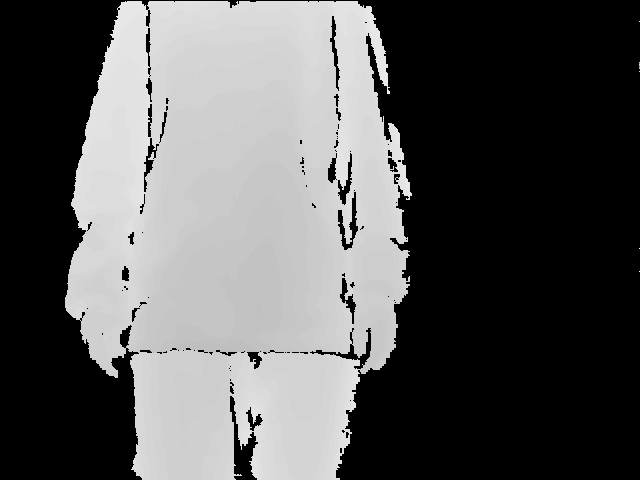
#> input picture customDataset/0504_0007_80/007804_0002_1777824469556023_1777824469556023_Depth_640x480.png, 640 x 480 px; its folder holds only this picture in this run
$ jupyter execute 03_custom_depth_arm_boxes.ipynb
#> lines starting #> are read from the running program, lines starting #| are printed output that depends on the picture; after the words box and inside, x2 and y2 are one past the last pixel; in counts of white or black regions, pixels touching at a corner belong together
# Custom Dataset Depth Map Arm Boxes

This notebook first segments the whole user from the depth map, derives a tight full-user bounding box, and then places two slim arm boxes from that geometry.

The dataset does not provide per-frame boxes, so the notebook uses the foreground silhouette as a depth-only fallback. If you already have a reliable person detector, you can swap that in and keep the arm-box geometry unchanged.

---
## 1. Imports and helpers

The helper functions below discover a clip, isolate the whole user, estimate a full-user box, and place two slim arm boxes from it.

[cell 1]
import json
import sys
from pathlib import Path

import matplotlib.patches as patches
import matplotlib.pyplot as plt
import numpy as np
from PIL import Image
from scipy import ndimage as ndi

SRC = Path('..') / 'src'
if str(SRC.resolve()) not in sys.path:
    sys.path.insert(0, str(SRC.resolve()))

from config import DEPTH_RAW_H, DEPTH_RAW_W

plt.rcParams['figure.dpi'] = 120
plt.rcParams['image.cmap'] = 'plasma'

DATA_ROOT = Path('..') / 'customDataset'
DEFAULT_CLIP = DATA_ROOT / '0504_2033_90'

USER_CLOSE_ITERATIONS = 2
USER_OPEN_ITERATIONS = 1
USER_MORPH_SIZE = 5
USER_TOP_CROP_FRAC = 0.20
USER_BOTTOM_TRIM_FRAC = 0.02
ARM_LATERAL_OFFSET_FRAC = 0.28
ARM_BOX_WIDTH_FRAC = 0.33
ARM_BOX_MIN_WIDTH = 24
ARM_BOX_MAX_WIDTH = 120
HAND_CLOSE_PERCENTILE = 8
HAND_MIN_PIXELS = 160 # change this
HAND_MORPH_SIZE = 3
HAND_CENTER_STRIP_FRAC = 0.18
HAND_MAX_Y_FRAC = 0.85
HAND_EDGE_WEIGHT = 20.0
HAND_CENTER_PENALTY = 15.0
HAND_PAD_X_PX = 4
HAND_PAD_Y_PX = 4
ARM_PAD_X_PX = 2
ARM_PAD_Y_PX = 2
HAND_NO_DATA_DILATION_PX = 60 # this is to help with cases where the hand is very close to the camera and has a lot of missing depth values


def discover_clip_dirs(root: Path):
    clip_dirs = sorted({p.parent for p in root.rglob('*_Depth_640x480.png')})
    if clip_dirs:
        return clip_dirs
    return sorted({p.parent for p in root.rglob('*.png')})


def load_depth_clip(clip_dir: Path):
    frame_paths = sorted(clip_dir.glob('*_Depth_640x480.png'))
    if not frame_paths:
        frame_paths = sorted(clip_dir.glob('*depth*.png'))
    frames = [np.array(Image.open(path), dtype=np.float32) for path in frame_paths]
#> frames = 1 item
    if not frames:
        raise FileNotFoundError(f'No depth PNGs found in {clip_dir}')
    return np.stack(frames, axis=0), frame_paths


def bbox_from_mask(mask: np.ndarray):
    ys, xs = np.where(mask)
    if len(xs) == 0:
        return None
    x1 = int(xs.min())
    x2 = int(xs.max()) + 1
    y1 = int(ys.min())
    y2 = int(ys.max()) + 1
    return x1, y1, x2, y2


def clamp_bbox(x1, y1, x2, y2, width=DEPTH_RAW_W, height=DEPTH_RAW_H):
    x1 = max(0, min(int(x1), width - 1))
    y1 = max(0, min(int(y1), height - 1))
    x2 = max(x1 + 1, min(int(x2), width))
    y2 = max(y1 + 1, min(int(y2), height))
    return x1, y1, x2, y2


def expand_bbox(bbox, pad_x=ARM_PAD_X_PX, pad_y=ARM_PAD_Y_PX):
    x1, y1, x2, y2 = bbox
    return clamp_bbox(x1 - pad_x, y1 - pad_y, x2 + pad_x, y2 + pad_y)


def otsu_threshold(values: np.ndarray, nbins: int = 256):
    values = values[np.isfinite(values) & (values > 0)]
    if values.size == 0:
        return None

    vmin = float(values.min())
    vmax = float(values.max())
    if vmin == vmax:
        return vmax

    hist, bin_edges = np.histogram(values, bins=min(nbins, max(2, int(vmax - vmin) + 1)), range=(vmin, vmax))
    hist = hist.astype(np.float64)
    if hist.sum() == 0:
        return None

    prob = hist / hist.sum()
    cumulative_prob = np.cumsum(prob)
    bin_centers = (bin_edges[:-1] + bin_edges[1:]) / 2.0
    cumulative_mean = np.cumsum(prob * bin_centers)
    global_mean = cumulative_mean[-1]

    denominator = cumulative_prob * (1.0 - cumulative_prob)
    numerator = (global_mean * cumulative_prob - cumulative_mean) ** 2
    sigma_between = np.divide(numerator, denominator, out=np.zeros_like(numerator), where=denominator > 0)
    best_index = int(np.argmax(sigma_between))
    return float(bin_centers[best_index])


def foreground_mask(depth: np.ndarray):
    valid_mask = np.isfinite(depth) & (depth > 0)
    if not np.any(valid_mask):
        return valid_mask

    threshold = otsu_threshold(depth[valid_mask])
    if threshold is None:
        mask = valid_mask
    else:
        mask = valid_mask & (depth <= threshold)
        if np.count_nonzero(mask) < 500:
            lower_cut = np.percentile(depth[valid_mask], 35)
            mask = valid_mask & (depth <= lower_cut)

    structure = np.ones((USER_MORPH_SIZE, USER_MORPH_SIZE), dtype=bool)
    mask = ndi.binary_closing(mask, structure=structure, iterations=USER_CLOSE_ITERATIONS)
    mask = ndi.binary_opening(mask, structure=structure, iterations=USER_OPEN_ITERATIONS)
    mask = ndi.binary_fill_holes(mask)
    return mask


def largest_connected_component(mask: np.ndarray):
    labels, num_labels = ndi.label(mask)
    if num_labels == 0:
        return mask

    counts = np.bincount(labels.ravel())
    counts[0] = 0
    largest_label = int(counts.argmax())
    return labels == largest_label


def estimate_user_box(depth: np.ndarray):
    mask = foreground_mask(depth)
    user_mask = largest_connected_component(mask)
    user_bbox = bbox_from_mask(user_mask)

    if user_bbox is None:
        return clamp_bbox(0, 0, DEPTH_RAW_W, DEPTH_RAW_H), user_mask

    return user_bbox, user_mask


def make_arm_box(user_bbox, user_center_x, direction):
    x1, y1, x2, y2 = user_bbox
    user_width = x2 - x1
    user_height = y2 - y1

    arm_half_width = int(user_width * ARM_BOX_WIDTH_FRAC / 2)
    arm_half_width = max(ARM_BOX_MIN_WIDTH // 2, min(ARM_BOX_MAX_WIDTH // 2, arm_half_width))

    lateral_offset = max(arm_half_width + 2, int(user_width * ARM_LATERAL_OFFSET_FRAC))
    if direction == 'left':
        anchor_x = int(user_center_x - lateral_offset)
    else:
        anchor_x = int(user_center_x + lateral_offset)

    arm_y1 = y1 + int(user_height * USER_TOP_CROP_FRAC)
    arm_y2 = y2 - int(user_height * USER_BOTTOM_TRIM_FRAC)
    if arm_y2 <= arm_y1:
        arm_y2 = y2

    return clamp_bbox(anchor_x - arm_half_width, arm_y1, anchor_x + arm_half_width, arm_y2)


def estimate_arm_boxes(depth: np.ndarray):
    user_bbox, user_mask = estimate_user_box(depth)
    x1, y1, x2, y2 = user_bbox

    user_center_x = (x1 + x2) / 2.0
    left_box = make_arm_box(user_bbox, user_center_x, 'left')
    right_box = make_arm_box(user_bbox, user_center_x, 'right')

    return expand_bbox(left_box), expand_bbox(right_box), user_bbox, user_mask


def estimate_hand_box(depth: np.ndarray, user_bbox=None, user_mask=None):
    if user_bbox is None or user_mask is None:
        user_bbox, user_mask = estimate_user_box(depth)

    user_values = depth[user_mask]
    user_values = user_values[np.isfinite(user_values) & (user_values > 0)]
    if user_values.size == 0:
        return None, user_bbox, user_mask

    user_x1, user_y1, user_x2, user_y2 = user_bbox
    user_width = max(1, user_x2 - user_x1)
    user_height = max(1, user_y2 - user_y1)
    user_center_x = (user_x1 + user_x2) / 2.0

    close_cut = np.percentile(user_values, HAND_CLOSE_PERCENTILE)
    hand_mask = user_mask & np.isfinite(depth) & (depth > 0) & (depth <= close_cut)

    structure = np.ones((HAND_MORPH_SIZE, HAND_MORPH_SIZE), dtype=bool)
    hand_mask = ndi.binary_closing(hand_mask, structure=structure, iterations=1)
    hand_mask = ndi.binary_opening(hand_mask, structure=structure, iterations=1)
    hand_mask = ndi.binary_fill_holes(hand_mask)

    # Dilate to include nearby no-data pixels (NaN regions from very close hands)
    dilation_structure = np.ones((HAND_NO_DATA_DILATION_PX, HAND_NO_DATA_DILATION_PX), dtype=bool)
    hand_mask_dilated = ndi.binary_dilation(hand_mask, structure=dilation_structure, iterations=1)
    # Expand search to dilated region, but stay within user mask
    hand_mask = hand_mask_dilated & user_mask

    labels, num_labels = ndi.label(hand_mask)
    if num_labels == 0:
        fallback_cut = np.percentile(user_values, 12)
        hand_mask = user_mask & np.isfinite(depth) & (depth > 0) & (depth <= fallback_cut)
        labels, num_labels = ndi.label(hand_mask)

    best_bbox = None
    best_score = None
    for label_idx in range(1, num_labels + 1):
        component = labels == label_idx
        pixel_count = int(component.sum())
        if pixel_count < HAND_MIN_PIXELS:
            continue
        bbox = bbox_from_mask(component)
        if bbox is None:
            continue

        ys, xs = np.where(component)
        centroid_x = float(xs.mean())
        centroid_y = float(ys.mean())
        if centroid_y > user_y1 + user_height * HAND_MAX_Y_FRAC:
            continue

        mean_depth = float(np.mean(depth[component]))
        center_distance = abs(centroid_x - user_center_x) / user_width
        center_penalty = HAND_CENTER_PENALTY if abs(centroid_x - user_center_x) < user_width * HAND_CENTER_STRIP_FRAC else 0.0
        score = (mean_depth + center_penalty - HAND_EDGE_WEIGHT * center_distance, -pixel_count)
        if best_score is None or score < best_score:
            best_score = score
            best_bbox = bbox

    if best_bbox is None:
        return None, user_bbox, user_mask

    return expand_bbox(best_bbox, pad_x=HAND_PAD_X_PX, pad_y=HAND_PAD_Y_PX), user_bbox, user_mask


def plot_arm_boxes(depth: np.ndarray, frame_title: str = ''):
    left_box, right_box, user_box, user_mask = estimate_arm_boxes(depth)
    hand_box, _, _ = estimate_hand_box(depth, user_box, user_mask)
    fig, ax = plt.subplots(figsize=(10, 7))
    ax.imshow(depth, cmap='plasma')

    for bbox, color, label in [
        (user_box, '#FFFFFF', 'user box'),
        (left_box, '#00E5FF', 'left arm box'),
        (right_box, '#FFB000', 'right arm box'),
        (hand_box, '#FF4D4D', 'hand box'),
    ]:
        if bbox is None:
            continue
        x1, y1, x2, y2 = bbox
        rect = patches.Rectangle((x1, y1), x2 - x1, y2 - y1, linewidth=2.2, edgecolor=color, facecolor='none')
        ax.add_patch(rect)
        ax.text(x1, max(0, y1 - 8), label, color=color, fontsize=9, weight='bold', va='bottom')

    ax.set_title(frame_title or 'Depth frame with estimated user, arm, and hand boxes')
    ax.axis('off')
    plt.tight_layout()
    plt.show()
    return left_box, right_box, hand_box, user_box, user_mask


def save_arm_annotations(clip_dir: Path, output_path: Path):
    frames, frame_paths = load_depth_clip(clip_dir)
#> frame_paths = 1 item
    annotations = []
    for frame_path, frame in zip(frame_paths, frames):
        left_box, right_box, user_box, user_mask = estimate_arm_boxes(frame)
        hand_box, _, _ = estimate_hand_box(frame, user_box, user_mask)
        annotations.append({
            'frame': frame_path.name,
            'user_box': list(map(int, user_box)),
            'left_box': list(map(int, left_box)),
            'right_box': list(map(int, right_box)),
            'hand_box': list(map(int, hand_box)) if hand_box is not None else None,
        })
#> this loop made 1 pass
#> pass 1, in foreground_mask, `valid_mask = np.isfinite(depth) & (depth > 0)`:
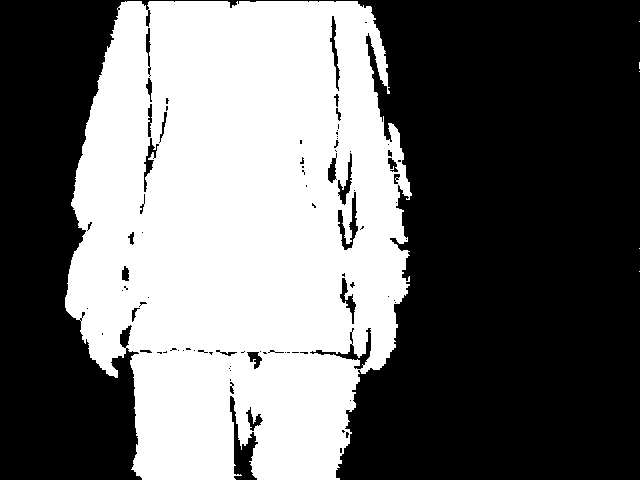
#> valid_mask: shape (480, 640) bool; 42.8% white; 6 white regions (5 under 20 px), largest, box (x1, y1, x2, y2) and area: (65, 1, 412, 480) 131518
#> pass 1, in foreground_mask, `mask = valid_mask & (depth <= threshold)`:
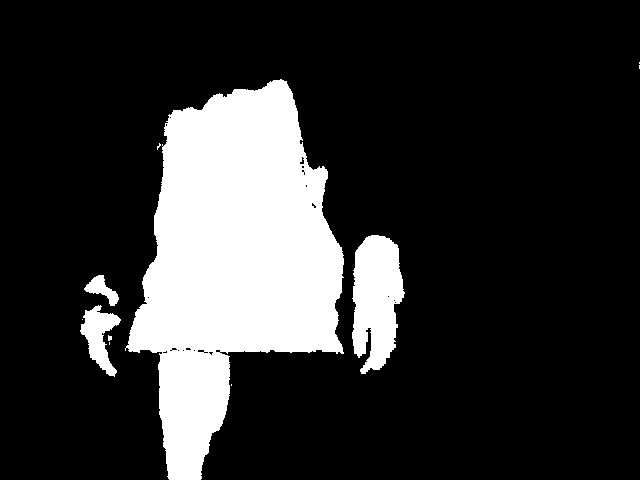
#> mask: shape (480, 640) bool; 19.1% white; 11 white regions (7 under 20 px), largest, box (x1, y1, x2, y2) and area: (125, 79, 344, 480) 51376, (352, 235, 405, 374) 5320, (80, 305, 121, 377) 1385, (84, 275, 119, 306) 463
#> pass 1, in foreground_mask, `mask = ndi.binary_closing(mask, structure=structure, iterations=USER_C..`:
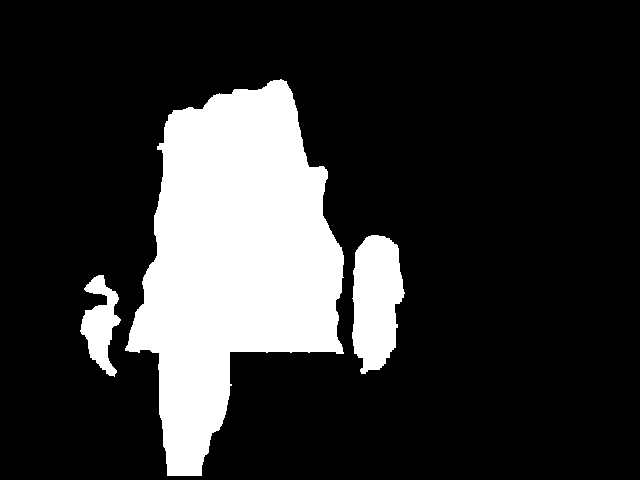
#> mask: shape (480, 640) bool; 19.3% white; 3 white regions, box (x1, y1, x2, y2) and area: (125, 79, 344, 476) 51622, (352, 235, 405, 374) 5528, (80, 275, 121, 377) 2124
#> after the loop, annotations = 1 item
    output_path.write_text(json.dumps({
        'clip_dir': str(clip_dir),
        'annotations': annotations,
    }, indent=2))
    return output_path

[cell 2]
# Batch export annotations for all clips under DATA_ROOT
clip_dirs = discover_clip_dirs(DATA_ROOT)
print(f'Found {len(clip_dirs)} clip folders; exporting annotations...')
for clip_dir in clip_dirs:
    try:
        out_path = Path('..') / 'customDataset' / f'{clip_dir.name}' / f'{clip_dir.name}_arm_boxes.json'
        # if out_path.exists():
        #     print(f'Skipping {clip_dir.name} (output exists)')
        #     continue
        save_arm_annotations(clip_dir, out_path)
        print(f'Saved annotations for {clip_dir.name} to {out_path}')
    except Exception as e:
        print(f'Error processing {clip_dir}: {e}')

---
## 2. Pick a clip and inspect the raw depth sequence

If you want a different sample, change `CLIP_DIR` in the next cell to another folder under `customDataset/`.

[cell 3]
clip_dirs = discover_clip_dirs(DATA_ROOT)
print(f'Found {len(clip_dirs)} clip folders under {DATA_ROOT}')
print('First few clips:')
for path in clip_dirs[:5]:
    print('  ', path)

CLIP_DIR = DEFAULT_CLIP if DEFAULT_CLIP.exists() else clip_dirs[0]
frames, frame_paths = load_depth_clip(CLIP_DIR)
#> frame_paths = 1 item

print(f'\nSelected clip: {CLIP_DIR}')
print(f'Frame count: {len(frames)}')
#| Frame count: 1
print(f'Frame shape: {frames[0].shape}')
#| Frame shape: (480, 640)
print(f'Depth range: [{frames.min():.1f}, {frames.max():.1f}]')
#| Depth range: [0.0, 97.0]

sample_idx = len(frames) // 2
#> sample_idx = 0
fig, ax = plt.subplots(figsize=(10, 7))
ax.imshow(frames[sample_idx], cmap='plasma')
ax.set_title(f'Raw depth frame: {frame_paths[sample_idx].name}')
ax.axis('off')
plt.tight_layout()
plt.show()
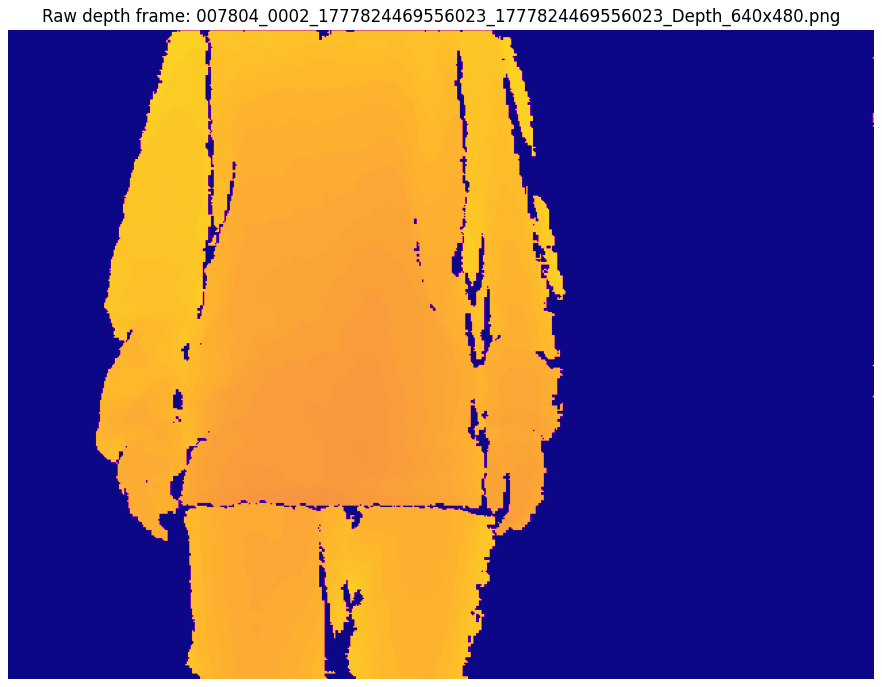
#> figure drawn by matplotlib, 1 panel

# print the text in general_information.txt for the selected clip
general_info_path = CLIP_DIR / 'general_information.txt'
if general_info_path.exists():
    print(f'\nContents of {general_info_path.name}:')
    print(general_info_path.read_text())

---
## 3. Estimate arm and hand boxes from the full-user box

This is the core view: the notebook finds the whole-user box first, then places two slim boxes to the left and right of the box center, trims their upper portion by a fixed ratio, and adds a hand box around the closest foreground region inside the user silhouette.

[cell 4]
frame_idx = min(len(frames) // 3, len(frames) - 1)
#> frame_idx = 0
left_box, right_box, hand_box, user_box, mask = plot_arm_boxes(
    frames[frame_idx],
    frame_title=f'Frame {frame_idx}: {frame_paths[frame_idx].name}'
)
#> in largest_connected_component (call 3), `labels, num_labels = ndi.label(mask)`:
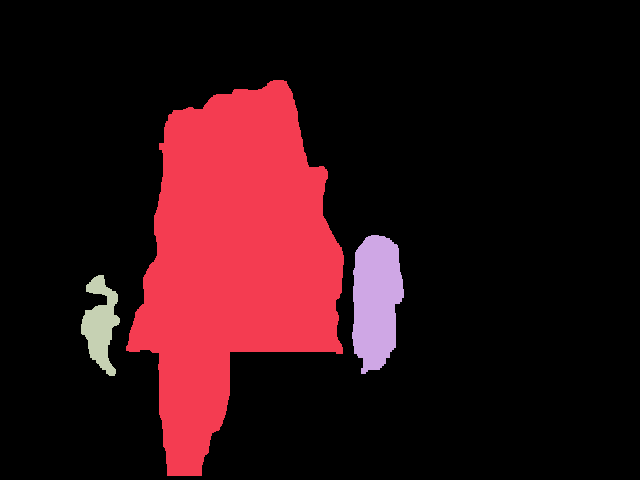
#> labels: shape (480, 640) int32; 4 distinct labels, from 0 to 3; one colour per label, 0 black
#> in largest_connected_component (call 3), `counts = np.bincount(labels.ravel())`: counts = [247990, 51589, 5514, 2107]
#> in largest_connected_component (call 3), `return labels == largest_label`:
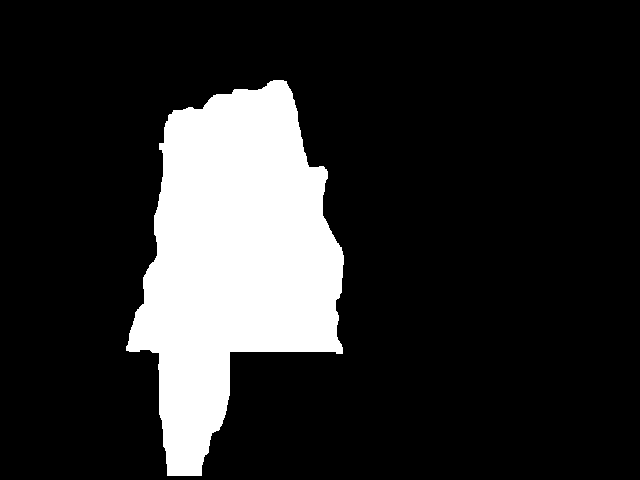
#> returned value: shape (480, 640) bool; 16.8% white; 1 white region, box (x1, y1, x2, y2) and area: (126, 80, 344, 476) 51589
#> in plot_arm_boxes, `left_box, right_box, user_box, user_mask = estimate_arm_boxes(depth)`: left_box = (137, 157, 211, 471); right_box = (259, 157, 333, 471); user_box = (126, 80, 344, 476)
#> call 3 of estimate_hand_box, with user_bbox = (126, 80, 344, 476)
#> in estimate_hand_box (call 3), `user_x1, user_y1, user_x2, user_y2 = user_bbox`: user_x1 = 126; user_y1 = 80; user_x2 = 344
#> in estimate_hand_box (call 3), `user_width = max(1, user_x2 - user_x1)`: user_width = 218
#> in estimate_hand_box (call 3), `user_height = max(1, user_y2 - user_y1)`: user_height = 396
#> in estimate_hand_box (call 3), `user_center_x = (user_x1 + user_x2) / 2.0`: user_center_x = 235
#> in estimate_hand_box (call 3), `close_cut = np.percentile(user_values, HAND_CLOSE_PERCENTILE)`: close_cut = 74
#> in estimate_hand_box (call 3), `hand_mask = user_mask & np.isfinite(depth) & (depth > 0) & (depth <= c..`:
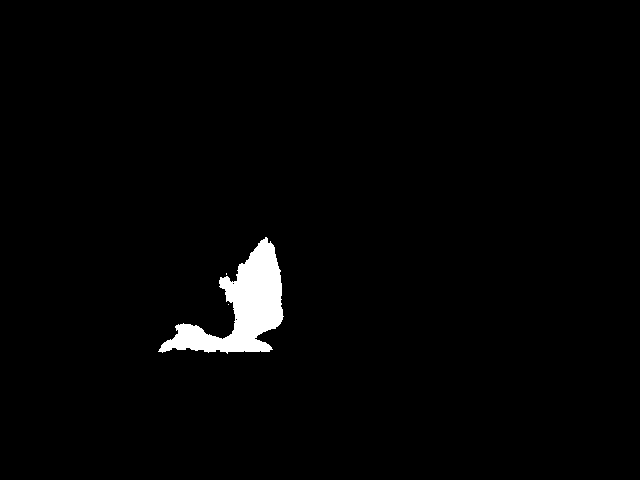
#> hand_mask: shape (480, 640) bool; 1.9% white; 3 white regions (2 under 20 px), largest, box (x1, y1, x2, y2) and area: (158, 237, 284, 354) 5848
#> in estimate_hand_box (call 3), `hand_mask_dilated = ndi.binary_dilation(hand_mask, structure=dilation_..`:
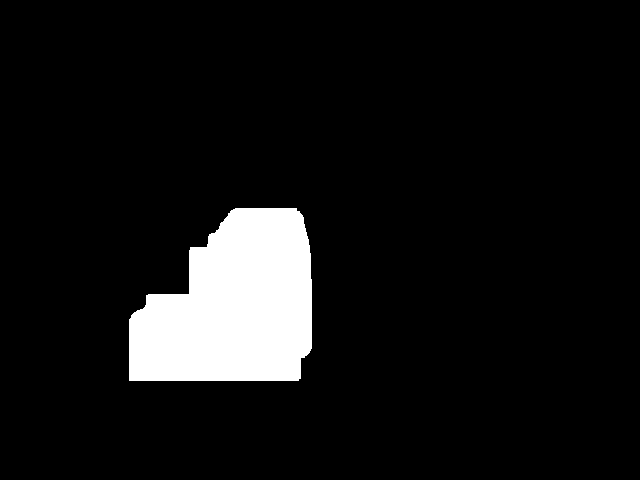
#> hand_mask_dilated: shape (480, 640) bool; 8% white; 1 white region, box (x1, y1, x2, y2) and area: (129, 208, 312, 381) 24466
#> (the rest of the program and of its run is left out)
